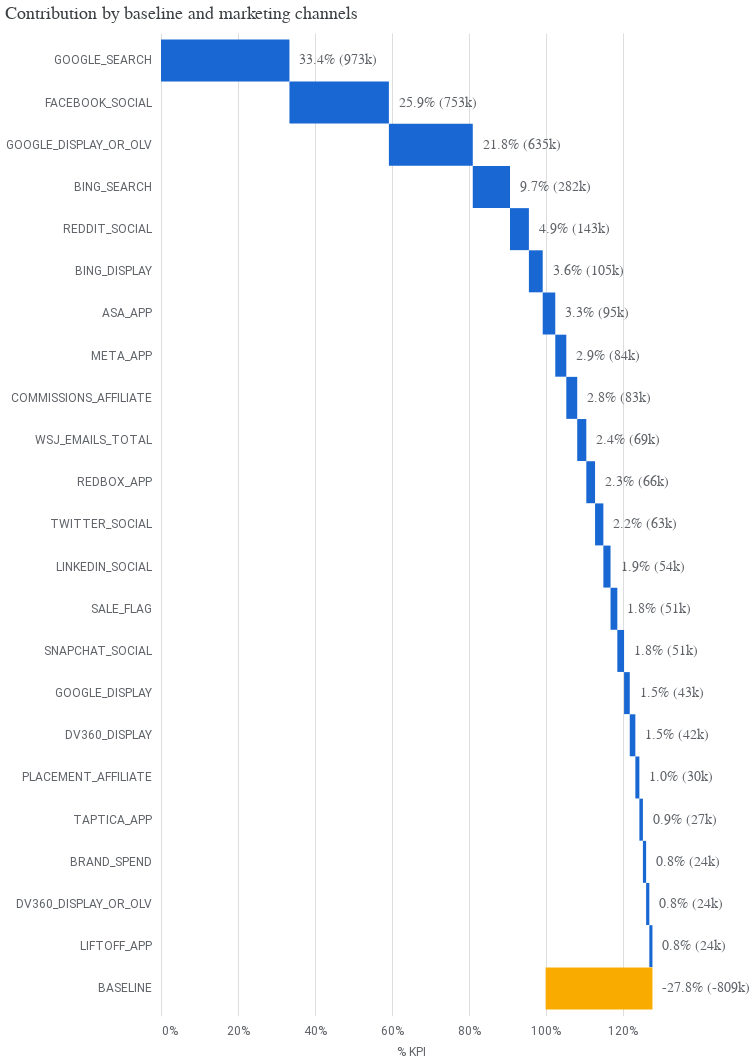

The code cell stored with this chart in its notebook:
### Code cell
media_summary.plot_contribution_waterfall_chart()

### Figure 1 — Vega-Lite specification as saved in the notebook (floating-point values rounded to 4 significant figures)
{"config": {"view": {"continuousWidth": 300, "continuousHeight": 300, "strokeOpacity": 0}, "axis": {"labelColor": "#5F6368", "labelFont": "Roboto", "labelFontSize": 12, "titleColor": "#5F6368", "titleFont": "Roboto", "titleFontSize": 12, "titleFontWeight": "normal", "titlePadding": 10}}, "layer": [{"mark": {"type": "bar", "size": 42}, "encoding": {"color": {"condition": {"test": "(datum.channel === 'BASELINE')", "value": "#F9AB00"}, "value": "#1967D2"}, "x": {"axis": {"domain": false, "format": "%", "labelPadding": 10, "tickCount": 5, "ticks": false}, "field": "prev_sum", "title": "% KPI", "type": "quantitative"}, "x2": {"field": "sum_outcome"}, "y": {"axis": {"domain": false, "labelPadding": 10, "ticks": false}, "field": "channel", "scale": {"paddingOuter": 0.2}, "sort": null, "title": null, "type": "nominal"}}, "transform": [{"window": [{"op": "sum", "field": "pct_of_contribution", "as": "sum_outcome"}, {"op": "lead", "field": "channel", "as": "kwargs"}]}, {"calculate": "datum.sum_outcome - datum.pct_of_contribution", "as": "prev_sum"}, {"calculate": "datum.incremental_outcome < 0 ? datum.prev_sum : datum.sum_outcome", "as": "text_x"}]}, {"mark": {"type": "text", "align": "left", "color": "#5F6368", "dx": 10, "fontSize": 14}, "encoding": {"text": {"field": "outcome_text", "type": "nominal"}, "x": {"field": "text_x", "type": "quantitative"}, "y": {"axis": {"domain": false, "labelPadding": 10, "ticks": false}, "field": "channel", "scale": {"paddingOuter": 0.2}, "sort": null, "title": null, "type": "nominal"}}, "transform": [{"window": [{"op": "sum", "field": "pct_of_contribution", "as": "sum_outcome"}, {"op": "lead", "field": "channel", "as": "kwargs"}]}, {"calculate": "datum.sum_outcome - datum.pct_of_contribution", "as": "prev_sum"}, {"calculate": "datum.incremental_outcome < 0 ? datum.prev_sum : datum.sum_outcome", "as": "text_x"}]}], "data": {"name": "data-16af6df023dafc4543c8af2719e306ca"}, "height": 982.8, "title": {"text": "Contribution by baseline and marketing channels", "anchor": "start", "color": "#3C4043", "font": "Google Sans Display", "fontSize": 18, "fontWeight": "normal", "offset": 10}, "width": 500, "$schema": "https://vega.github.io/schema/vega-lite/v5.20.1.json", "datasets": {"data-16af6df023dafc4543c8af2719e306ca": [{"channel": "GOOGLE_SEARCH", "incremental_outcome": 972600.0, "pct_of_contribution": 0.334, "outcome_text": "33.4% (973k)"}, {"channel": "FACEBOOK_SOCIAL", "incremental_outcome": 753000.0, "pct_of_contribution": 0.2585, "outcome_text": "25.9% (753k)"}, {"channel": "GOOGLE_DISPLAY_OR_OLV", "incremental_outcome": 635200.0, "pct_of_contribution": 0.2181, "outcome_text": "21.8% (635k)"}, {"channel": "BING_SEARCH", "incremental_outcome": 282100.0, "pct_of_contribution": 0.09686, "outcome_text": "9.7% (282k)"}, {"channel": "REDDIT_SOCIAL", "incremental_outcome": 142800.0, "pct_of_contribution": 0.04905, "outcome_text": "4.9% (143k)"}, {"channel": "BING_DISPLAY", "incremental_outcome": 104700.0, "pct_of_contribution": 0.03594, "outcome_text": "3.6% (105k)"}, {"channel": "ASA_APP", "incremental_outcome": 95090.0, "pct_of_contribution": 0.03265, "outcome_text": "3.3% (95k)"}, {"channel": "META_APP", "incremental_outcome": 83510.0, "pct_of_contribution": 0.02867, "outcome_text": "2.9% (84k)"}, {"channel": "COMMISSIONS_AFFILIATE", "incremental_outcome": 82710.0, "pct_of_contribution": 0.0284, "outcome_text": "2.8% (83k)"}, {"channel": "WSJ_EMAILS_TOTAL", "incremental_outcome": 68800.0, "pct_of_contribution": 0.02362, "outcome_text": "2.4% (69k)"}, {"channel": "REDBOX_APP", "incremental_outcome": 66260.0, "pct_of_contribution": 0.02275, "outcome_text": "2.3% (66k)"}, {"channel": "TWITTER_SOCIAL", "incremental_outcome": 62920.0, "pct_of_contribution": 0.0216, "outcome_text": "2.2% (63k)"}, {"channel": "LINKEDIN_SOCIAL", "incremental_outcome": 54240.0, "pct_of_contribution": 0.01862, "outcome_text": "1.9% (54k)"}, {"channel": "SALE_FLAG", "incremental_outcome": 51450.0, "pct_of_contribution": 0.01767, "outcome_text": "1.8% (51k)"}, {"channel": "SNAPCHAT_SOCIAL", "incremental_outcome": 51130.0, "pct_of_contribution": 0.01755, "outcome_text": "1.8% (51k)"}, {"channel": "GOOGLE_DISPLAY", "incremental_outcome": 43000.0, "pct_of_contribution": 0.01476, "outcome_text": "1.5% (43k)"}, {"channel": "DV360_DISPLAY", "incremental_outcome": 42340.0, "pct_of_contribution": 0.01454, "outcome_text": "1.5% (42k)"}, {"channel": "PLACEMENT_AFFILIATE", "incremental_outcome": 30480.0, "pct_of_contribution": 0.01047, "outcome_text": "1.0% (30k)"}, {"channel": "TAPTICA_APP", "incremental_outcome": 26760.0, "pct_of_contribution": 0.009187, "outcome_text": "0.9% (27k)"}, {"channel": "BRAND_SPEND", "incremental_outcome": 24400.0, "pct_of_contribution": 0.008379, "outcome_text": "0.8% (24k)"}, {"channel": "DV360_DISPLAY_OR_OLV", "incremental_outcome": 24220.0, "pct_of_contribution": 0.008316, "outcome_text": "0.8% (24k)"}, {"channel": "LIFTOFF_APP", "incremental_outcome": 23670.0, "pct_of_contribution": 0.008128, "outcome_text": "0.8% (24k)"}, {"channel": "BASELINE", "incremental_outcome": -809000.0, "pct_of_contribution": -0.2778, "outcome_text": "-27.8% (-809k)"}]}}
